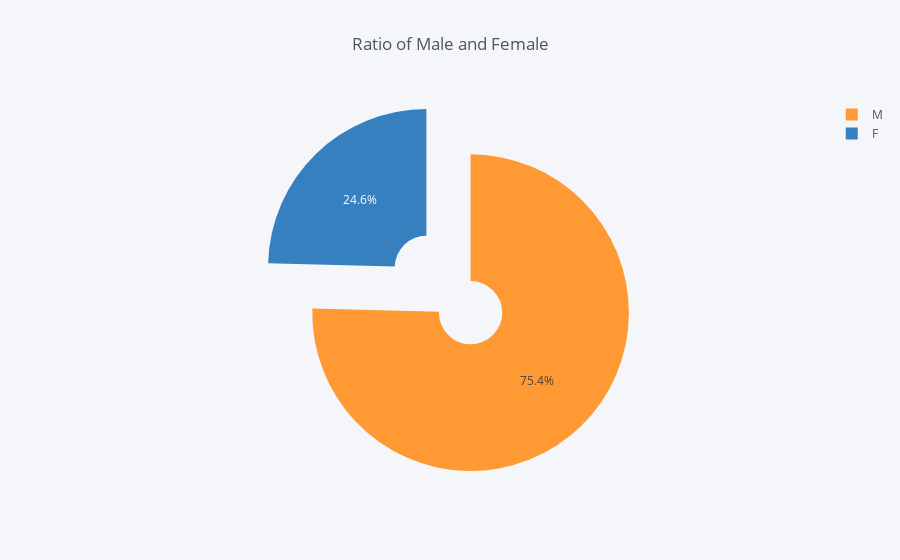

Write notebook code for a chart like this one.
### Markdown cell above
### 2). Ratio of Male and Female.

### Code cell
gender = df['Gender'].value_counts().reset_index()
gender.columns = ['Gender', 'Count']
gender.iplot(kind='pie', labels='Gender', values='Count', hole=0.2, pull=0.2, title='Ratio of Male and Female')
# Interactive plot with plotly.

### Figure 1 — Plotly figure (JSON) as saved in the notebook; plotly's stock layout.template omitted (floating-point values rounded to 4 significant figures)
{"data": [{"hole": 0.2, "labels": ["M", "F"], "marker": {"colors": ["rgba(255, 153, 51, 1.0)", "rgba(55, 128, 191, 1.0)"]}, "name": "", "pull": 0.2, "type": "pie", "values": [405380, 132197]}], "layout": {"legend": {"bgcolor": "#F5F6F9", "font": {"color": "#4D5663"}}, "paper_bgcolor": "#F5F6F9", "plot_bgcolor": "#F5F6F9", "title": "Ratio of Male and Female", "titlefont": {"color": "#4D5663"}}}
